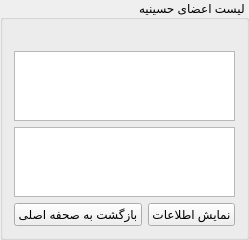
   <widget class="QGroupBox" name="groupBox_show_users_hs">
    <property name="geometry">
     <rect>
      <x>1190</x>
      <y>280</y>
      <width>131</width>
      <height>151</height>
     </rect>
    </property>
    <property name="layoutDirection">
     <enum>Qt::RightToLeft</enum>
    </property>
    <property name="title">
     <string>لیست اعضای حسینیه</string>
    </property>
    <layout class="QVBoxLayout" name="verticalLayout">
     <item>
      <layout class="QVBoxLayout" name="box_show_users_hs_base">
       <item>
        <layout class="QVBoxLayout" name="verticalLayout_lbl_show_users_hs_title">
         <item>
          <widget class="QLabel" name="titleX">
           <property name="text">
            <string/>
           </property>
          </widget>
         </item>
        </layout>
       </item>
       <item>
        <widget class="QTableWidget" name="tableWidget_show_users_hs">
         <property name="editTriggers">
          <set>QAbstractItemView::NoEditTriggers</set>
         </property>
         <property name="selectionMode">
          <enum>QAbstractItemView::SingleSelection</enum>
         </property>
         <property name="selectionBehavior">
          <enum>QAbstractItemView::SelectRows</enum>
         </property>
        </widget>
       </item>
       <item>
        <widget class="QListWidget" name="listWidget_show_users_hs"/>
       </item>
       <item>
        <layout class="QHBoxLayout" name="horizontalLayout_3">
         <item>
          <widget class="QPushButton" name="btn_show_users_hs">
           <property name="text">
            <string>نمایش اطلاعات</string>
           </property>
          </widget>
         </item>
         <item>
          <widget class="QPushButton" name="btn_return_to_home">
           <property name="text">
            <string>بازگشت به صحفه اصلی</string>
           </property>
          </widget>
         </item>
        </layout>
       </item>
      </layout>
     </item>
    </layout>
   </widget>
